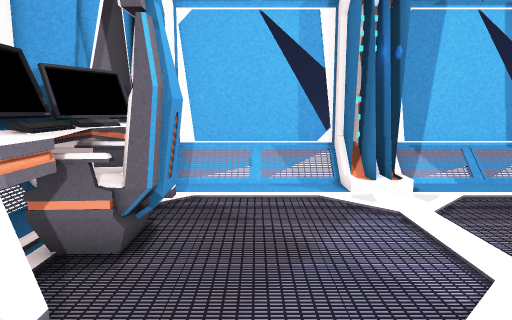
View 1 (above)

24 first-person views from a walk through a Unity game level. The camera is 1.3 m above the floor, tilts 8° down and sees 70° across. The floor is counted in squares, 0.5 m on a side. Each view is taken from the middle of a square. On the plan, view 1 faces up. The plan holds only what a view shows up to about 20 squares ahead; the rest is blank. The player is left out. Door leaves are left out, so doorways stand open.

View 2
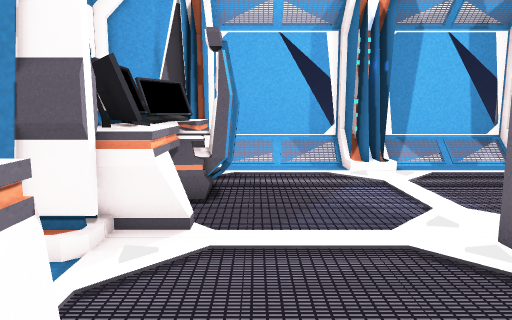

View 3
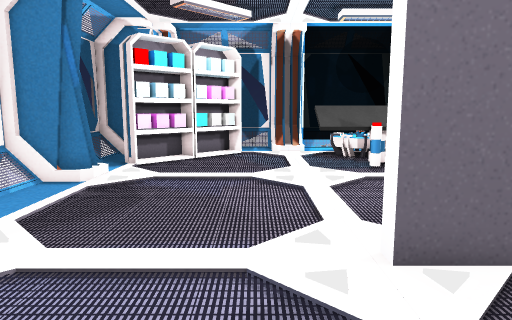

View 4
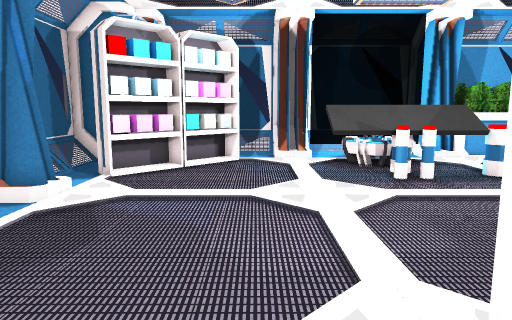

View 5
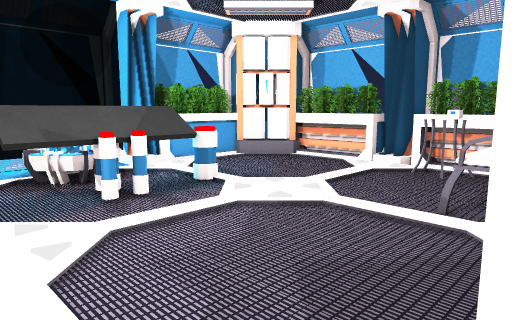

View 6
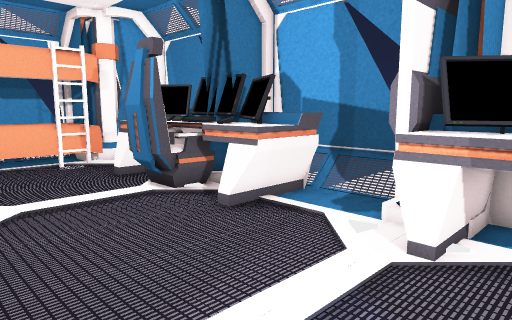

View 7
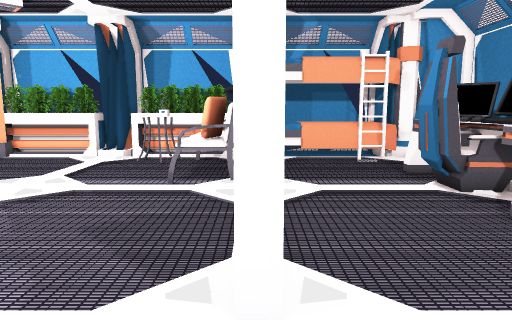

View 8
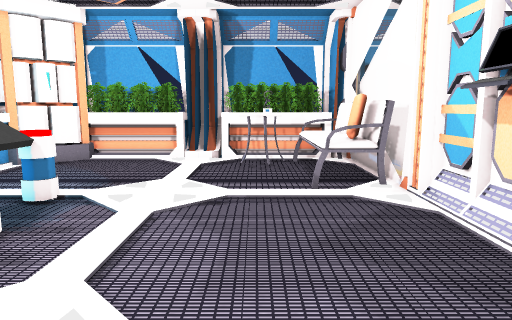

View 9
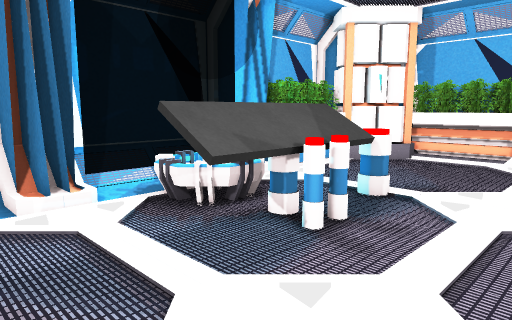

View 10
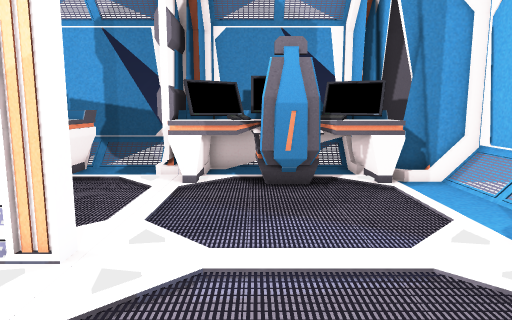

View 11
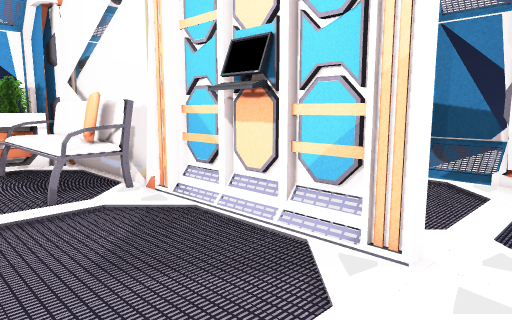

View 12
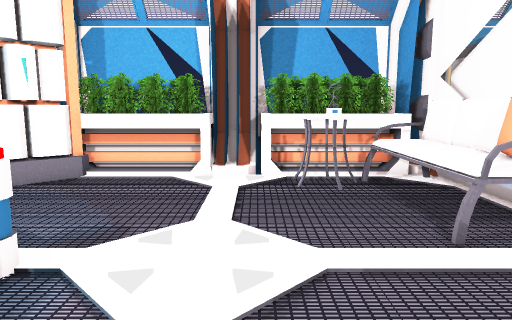

View 13
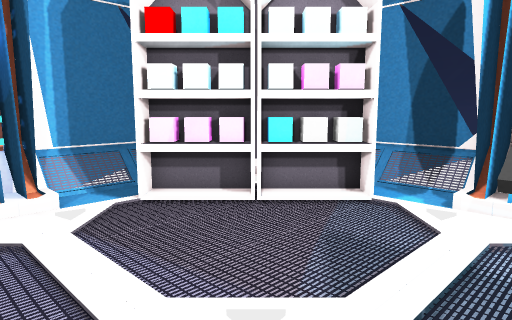

View 14
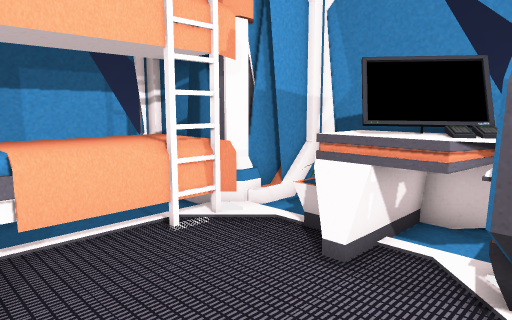

View 15
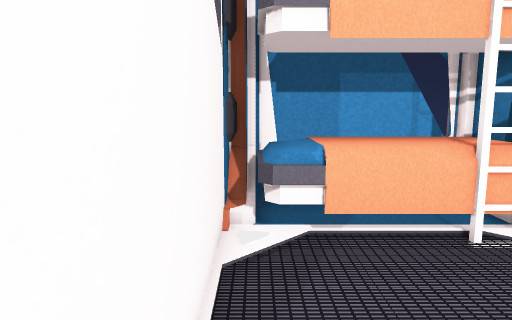

View 16
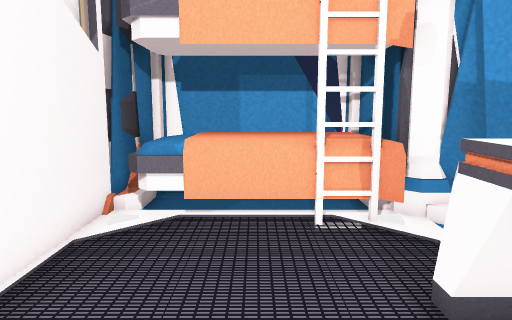

View 17
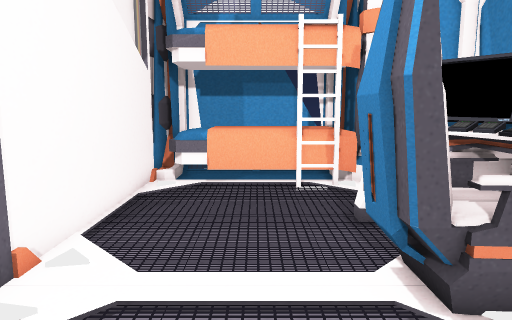

View 18
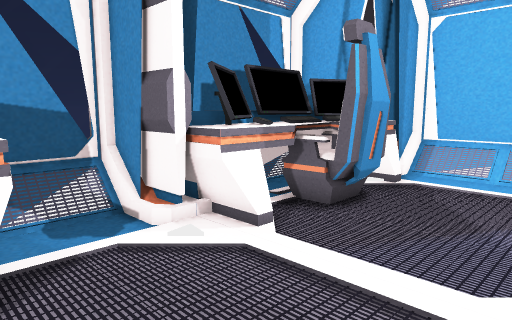

View 19
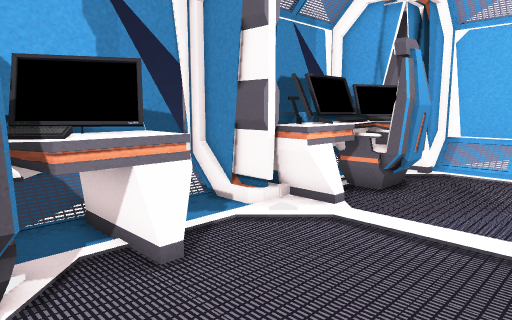

View 20
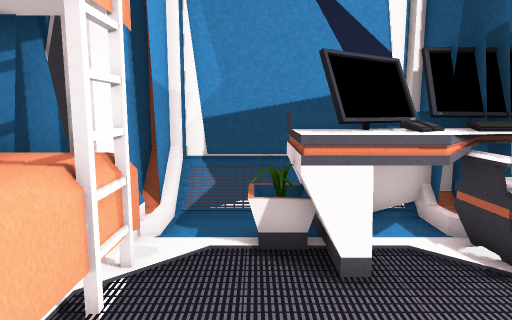

View 21
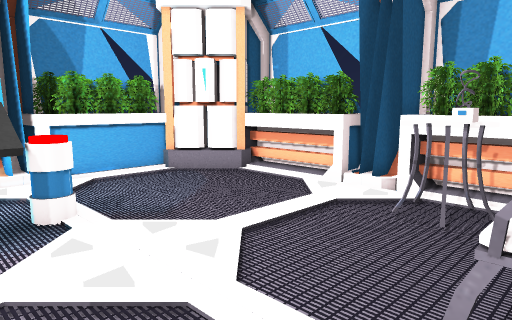

View 22
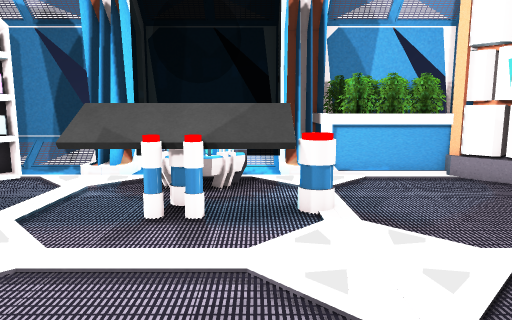

View 23
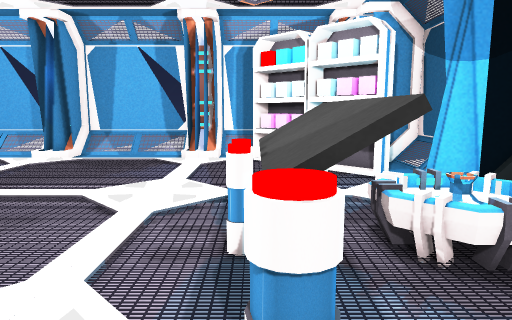

View 24
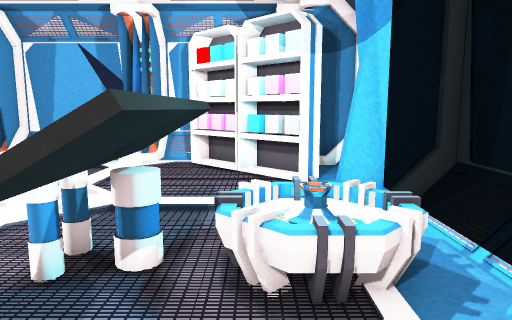

### Floor plan
Key: @ floor where view 1 was taken; # wall or solid block; . floor; / step, stairs or slope; D open door; = window, fence, low wall or low ledge; O other object.
Columns run from 7 left of view 1 to 23 right of it. Each row starts with its distance up from view 1.
 14     #=====# #=====# #=====#
 13    ##/////###/////###/////#
 12  ####.....###.....###./..   #
 11  #OOO.....///.....///.OO   =#
 10 ##OOO.................OOO   ###
  9 ##OOO..................OOO  ./=
  8 #OOOOO..................OOO ./=
  7 #OOOOOO..................OOO//=
  6 =OOOOO....................OO./=
  5 =OOOO......................../=
  4 ##OOO....................../###
  3 ##OOODDDDDDO.............../##
  2 ####DDDDDDDO..........OOO../#
  1 =/.........O..........OOO...
  0 =/.....@...O..........OOOO O
 -1 =OOOO......OO.........OOOOOO#
 -2 =OOOO......OO.........OOOO O
 -3 =OOOO......O..........OOO...
 -4 ##OOOO.....O..........OOO...##
 -5 ##OOOOO....O..........OO...=###
 -6 ##OOOO.....=OOO............OOOO
 -7 ##OOO......=OOO............OOOO
 -8 =#OOO......#OOO............OOOO
 -9 =OOOO......#OOO............OOOO
-10 =/.........#OOOOOO.........OOOO
-11 =/.........#OOOOOO.........OOO
-12 ###.OOOOOOO#OOOOO.........  ###
-13  ##OOOOOOOO#OOOOOOO.OOOOOO#O#
-14   ##OOOOOOO#OOOOOOO#OOOOOOO##
-15   ###OOOOO###OOOOO##OOOOO ##
-16    ##########OO OO###OOOOO#

Where each view was taken, in squares from view 1:
view 1: 0 up, 0 right, facing up
view 2: 4 down, 1 left, facing up
view 3: 5 up, 2 left, facing right
view 4: 5 up, 1 right, facing right
view 5: 4 up, 4 right, facing down-right
view 6: 6 up, 4 right, facing down-left
view 7: 7 up, 4 right, facing down
view 8: 6 up, 9 right, facing down
view 9: 6 up, 10 right, facing down-right
view 10: 6 up, 10 right, facing left
view 11: 5 up, 10 right, facing down-left
view 12: 1 up, 11 right, facing down
view 13: 1 up, 10 right, facing up-right
view 14: 5 down, 3 right, facing down-left
view 15: 5 down, 3 right, facing down
view 16: 4 down, 0 right, facing down
view 17: 0 up, 0 right, facing down
view 18: 2 down, 3 right, facing up-left
view 19: 5 down, 3 right, facing up-left
view 20: 10 down, 3 right, facing left
view 21: 2 down, 6 right, facing down-right
view 22: 3 down, 6 right, facing right
view 23: 8 down, 15 right, facing up
view 24: 7 down, 18 right, facing up
